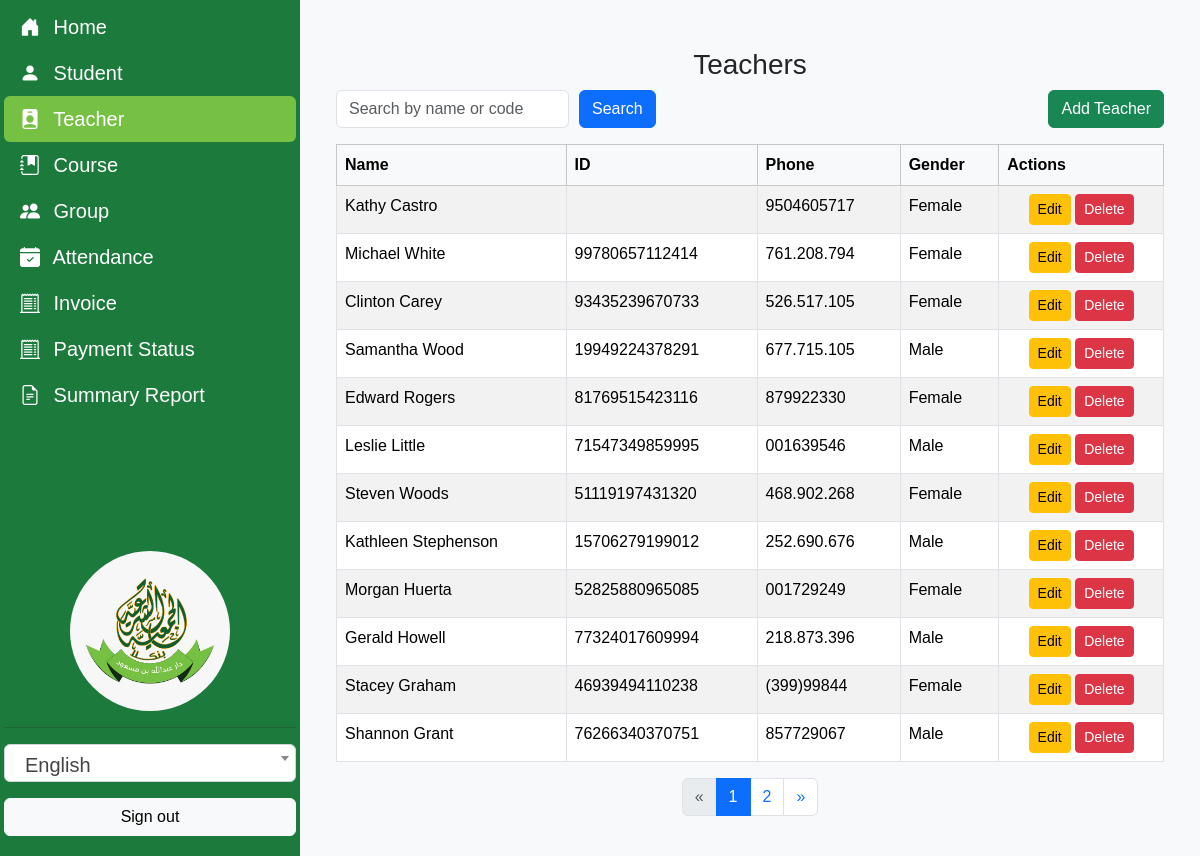
Before: /teachers/ (signed in) with the older database file.
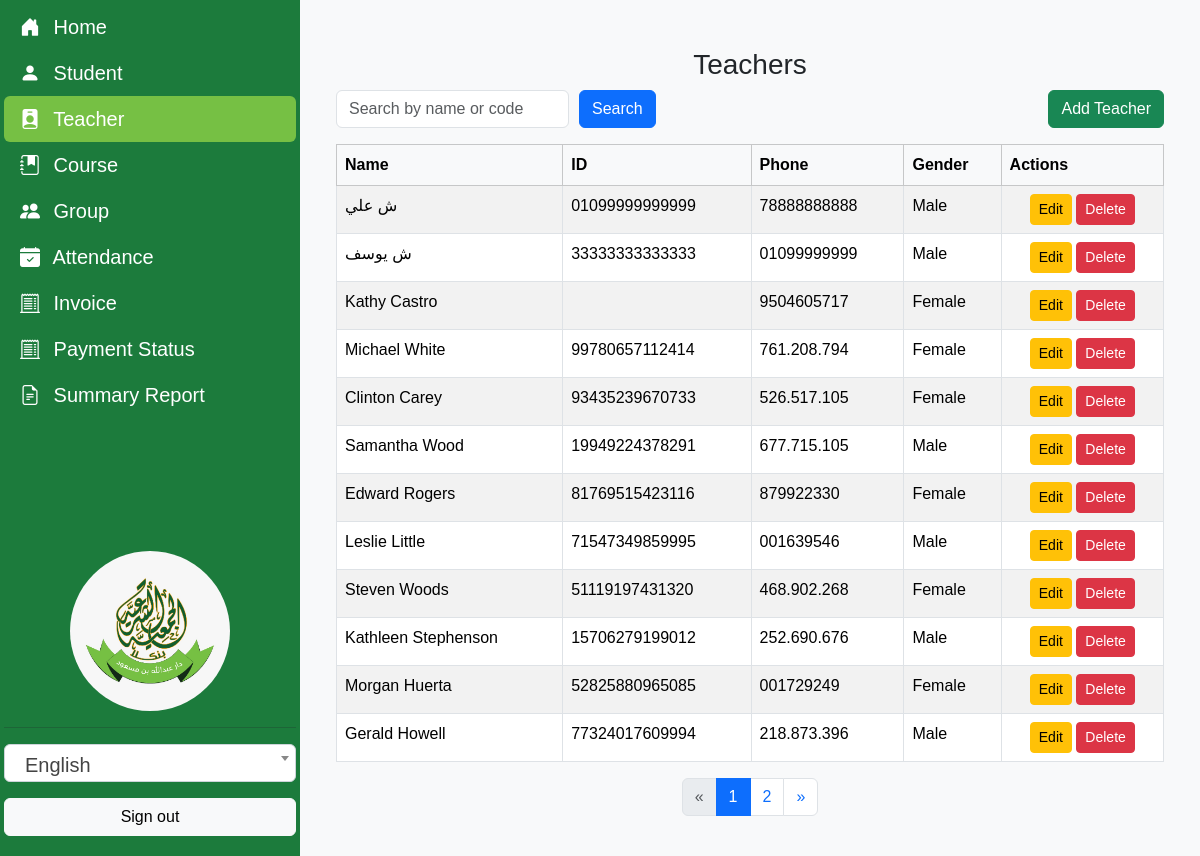
After: the same page with the newer database file.
### Quran/models.py (models this page shows, shortened)
class Teacher(models.Model):
    school = models.ForeignKey(School, on_delete=models.CASCADE, related_name='teachers', verbose_name=_("School"))
    id_number = models.CharField(max_length=14, validators=[id_regex], unique=True, verbose_name=_("ID"))
    name = models.CharField(max_length=100, verbose_name=_("Teacher Name"))
    phone = models.CharField(max_length=11, validators=[phone_regex], verbose_name=_("Phone Number"))
    email = models.EmailField(unique=True, blank=True, null=True, verbose_name=_("Email"))
    gender = models.CharField(max_length=1, choices=GENDER_CHOICES, verbose_name=_("Gender"))
    birth_date = models.DateField(blank=True, null=True, verbose_name=_("Birth Date"))
    is_active = models.BooleanField(default=True, verbose_name=_("Active"))
    registration_date = models.DateTimeField(default=timezone.now, verbose_name=_("Registration Date"))
    description = models.TextField(blank=True, null=True, verbose_name=_("Description"))
    updated_at = models.DateTimeField(auto_now=True, verbose_name=_("Updated At"))

### Quran/views.py (the view)
# urls.py: path('teachers/', TeacherListView.as_view(), name='teacher_list'),
@method_decorator(staff_member_required, name='dispatch')
class TeacherListView(BaseListView):
    model = Teacher
    template_name = 'Quran/teacher/teacher_list.html'
    context_object_name = 'teachers'
    paginate_by = 12
    def get_queryset(self):
        queryset = super().get_queryset()
        search_query = self.request.GET.get('q', '')
        if search_query:
            queryset = queryset.filter(
                Q(name__icontains=search_query) | Q(id_number__icontains=search_query)
            )
        return queryset
    def get_context_data(self, **kwargs):
        context = super().get_context_data(**kwargs)
        context['search_query'] = self.request.GET.get('q', '')
        return context

### Quran/utils.py (called while the page is built)
def get_user_school(request):
    user = request.user
    if user.is_superuser:
        return School.objects.all()
    else:
        return School.objects.filter(users=user)

### Quran/views.py (called while the page is built)
    def get_queryset(self):
        queryset = super().get_queryset()
        user_schools = get_user_school(self.request)
        if user_schools.exists():
            queryset = queryset.filter(school__in=user_schools)
        return queryset.order_by('-updated_at')

### Quran/templates/Quran/teacher/teacher_list.html (shortened to what this page needs)
{% extends "base.html" %}
{% load i18n %}
{% block content %}
<div class="container">
    <h3 class="d-flex justify-content-center gap-3 mt-4">{% trans "Teachers" %}</h3>
    <div class="d-flex justify-content-between mb-3">
        <form method="get" class="d-flex" style="gap: 10px;">
            <input type="text" name="q" class="form-control" placeholder="{% trans 'Search by name or code' %}" value="{{ search_query }}">
            <button type="submit" class="btn btn-primary">{% trans "Search" %}</button>
        </form>
        <a href="{% url 'teacher_add' %}" class="btn btn-success">{% trans "Add Teacher" %}</a>
    </div>
    <table class="table table-bordered table-striped">
        <thead class="table-light">
            <tr>
                <th>{% trans "Name" %}</th>
                <th>{% trans "ID" %}</th>
                <th>{% trans "Phone" %}</th>
                <th>{% trans "Gender" %}</th>
                <th>{% trans "Actions" %}</th>
            </tr>
        </thead>
        <tbody>
            {% for teacher in teachers %}
            <tr>
                <td>{{ teacher.name }}</td>
                <td>{{ teacher.id_number }}</td>
                <td>{{ teacher.phone }}</td>
                <td>{{ teacher.get_gender_display }}</td>
                <td class="text-center">
                    <a href="{% url 'teacher_edit' teacher.pk %}" class="btn btn-sm btn-warning">{% trans "Edit" %}</a>
                    <a href="{% url 'teacher_delete' teacher.pk %}" class="btn btn-sm btn-danger">{% trans "Delete" %}</a>
                </td>
            </tr>
            {% empty %}
            <tr>
                <td colspan="6">{% trans "No teachers found." %}</td>
            </tr>
            {% endfor %}
        </tbody>
    </table>
    {% if is_paginated %}
    <nav aria-label="Page navigation">
        <ul class="pagination justify-content-center">
            {% if page_obj.has_previous %}
            <li class="page-item">
                <a class="page-link" href="?q={{ search_query }}&page={{ page_obj.previous_page_number }}" aria-label="Previous">
                    <span aria-hidden="true">&laquo;</span>
                </a>
            </li>
            {% else %}
            <li class="page-item disabled">
                <span class="page-link">&laquo;</span>
            </li>
            {% endif %}
            {% for num in paginator.page_range %}
                {% if page_obj.number == num %}
                <li class="page-item active"><span class="page-link">{{ num }}</span></li>
                {% else %}
                <li class="page-item"><a class="page-link" href="?q={{ search_query }}&page={{ num }}">{{ num }}</a></li>
                {% endif %}
            {% endfor %}
            {% if page_obj.has_next %}
            <li class="page-item">
                <a class="page-link" href="?q={{ search_query }}&page={{ page_obj.next_page_number }}" aria-label="Next">
                    <span aria-hidden="true">&raquo;</span>
                </a>
            </li>
            {% else %}
            <li class="page-item disabled">
                <span class="page-link">&raquo;</span>
            </li>
            {% endif %}
        </ul>
    </nav>
    {% endif %}
</div>
{% endblock %}

Changed rows visible on the page:
no longer on this page (row edited): Teacher: name "Stacey Graham", id_number "46939494110238", phone "(399)99844", gender "Female"
no longer on this page (row edited): Teacher: name "Shannon Grant", id_number "76266340370751", phone "857729067", gender "Male"
added Teacher: name "ش علي", id_number "01099999999999", phone "78888888888", gender "Male"
added Teacher: name "ش يوسف", id_number "33333333333333", phone "01099999999", gender "Male"
